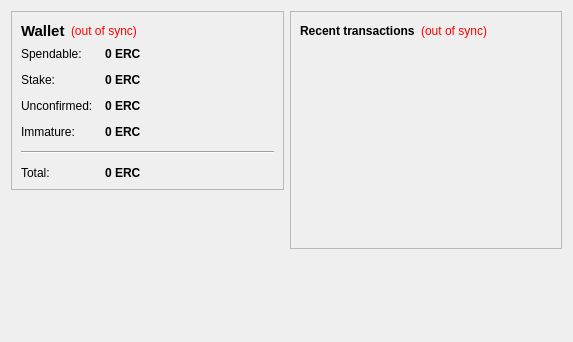
<?xml version="1.0" encoding="UTF-8"?>
<ui version="4.0">
 <class>OverviewPage</class>
 <widget class="QWidget" name="OverviewPage">
  <property name="geometry">
   <rect>
    <x>0</x>
    <y>0</y>
    <width>573</width>
    <height>342</height>
   </rect>
  </property>
  <property name="windowTitle">
   <string>Form</string>
  </property>
  <layout class="QHBoxLayout" name="horizontalLayout" stretch="1,1">
   <item>
    <layout class="QVBoxLayout" name="verticalLayout_2">
     <item>
      <widget class="QFrame" name="frame">
       <property name="frameShape">
        <enum>QFrame::StyledPanel</enum>
       </property>
       <property name="frameShadow">
        <enum>QFrame::Raised</enum>
       </property>
       <layout class="QVBoxLayout" name="verticalLayout_4">
        <item>
         <layout class="QHBoxLayout" name="horizontalLayout_4">
          <item>
           <widget class="QLabel" name="label_5">
            <property name="font">
             <font>
              <pointsize>11</pointsize>
              <weight>75</weight>
              <bold>true</bold>
             </font>
            </property>
            <property name="text">
             <string>Wallet</string>
            </property>
           </widget>
          </item>
          <item>
           <widget class="QLabel" name="labelWalletStatus">
            <property name="toolTip">
             <string>The displayed information may be out of date. Your wallet automatically synchronizes with the Skynet network after a connection is established, but this process has not completed yet.</string>
            </property>
            <property name="styleSheet">
             <string notr="true">QLabel { color: red; }</string>
            </property>
            <property name="text">
             <string notr="true">(out of sync)</string>
            </property>
            <property name="alignment">
             <set>Qt::AlignLeading|Qt::AlignLeft|Qt::AlignVCenter</set>
            </property>
           </widget>
          </item>
          <item>
           <spacer name="horizontalSpacer_2">
            <property name="orientation">
             <enum>Qt::Horizontal</enum>
            </property>
            <property name="sizeHint" stdset="0">
             <size>
              <width>40</width>
              <height>20</height>
             </size>
            </property>
           </spacer>
          </item>
         </layout>
        </item>
        <item>
         <layout class="QFormLayout" name="formLayout_2">
          <property name="fieldGrowthPolicy">
           <enum>QFormLayout::AllNonFixedFieldsGrow</enum>
          </property>
          <property name="horizontalSpacing">
           <number>12</number>
          </property>
          <property name="verticalSpacing">
           <number>12</number>
          </property>
          <item row="0" column="0">
           <widget class="QLabel" name="label">
            <property name="text">
             <string>Spendable:</string>
            </property>
           </widget>
          </item>
          <item row="0" column="1">
           <widget class="QLabel" name="labelBalance">
            <property name="font">
             <font>
              <weight>75</weight>
              <bold>true</bold>
             </font>
            </property>
            <property name="cursor">
             <cursorShape>IBeamCursor</cursorShape>
            </property>
            <property name="toolTip">
             <string>Your current spendable balance</string>
            </property>
            <property name="text">
             <string notr="true">0 ERC</string>
            </property>
            <property name="textInteractionFlags">
             <set>Qt::LinksAccessibleByMouse|Qt::TextSelectableByKeyboard|Qt::TextSelectableByMouse</set>
            </property>
           </widget>
          </item>
          <item row="1" column="0">
           <widget class="QLabel" name="label_6">
            <property name="text">
             <string>Stake:</string>
            </property>
           </widget>
          </item>
          <item row="1" column="1">
           <widget class="QLabel" name="labelStake">
            <property name="font">
             <font>
              <weight>75</weight>
              <bold>true</bold>
             </font>
            </property>
            <property name="cursor">
             <cursorShape>IBeamCursor</cursorShape>
            </property>
            <property name="toolTip">
             <string>Total of coins that was staked, and do not yet count toward the current balance</string>
            </property>
            <property name="text">
             <string notr="true">0 ERC</string>
            </property>
            <property name="textInteractionFlags">
             <set>Qt::LinksAccessibleByMouse|Qt::TextSelectableByKeyboard|Qt::TextSelectableByMouse</set>
            </property>
           </widget>
          </item>
          <item row="2" column="0">
           <widget class="QLabel" name="label_3">
            <property name="text">
             <string>Unconfirmed:</string>
            </property>
           </widget>
          </item>
          <item row="2" column="1">
           <widget class="QLabel" name="labelUnconfirmed">
            <property name="font">
             <font>
              <weight>75</weight>
              <bold>true</bold>
             </font>
            </property>
            <property name="cursor">
             <cursorShape>IBeamCursor</cursorShape>
            </property>
            <property name="toolTip">
             <string>Total of transactions that have yet to be confirmed, and do not yet count toward the current balance</string>
            </property>
            <property name="text">
             <string notr="true">0 ERC</string>
            </property>
            <property name="textInteractionFlags">
             <set>Qt::LinksAccessibleByMouse|Qt::TextSelectableByKeyboard|Qt::TextSelectableByMouse</set>
            </property>
           </widget>
          </item>
          <item row="3" column="0">
           <widget class="QLabel" name="labelImmatureText">
            <property name="text">
             <string>Immature:</string>
            </property>
           </widget>
          </item>
          <item row="3" column="1">
           <widget class="QLabel" name="labelImmature">
            <property name="font">
             <font>
              <weight>75</weight>
              <bold>true</bold>
             </font>
            </property>
            <property name="toolTip">
             <string>Mined balance that has not yet matured</string>
            </property>
            <property name="text">
             <string notr="true">0 ERC</string>
            </property>
            <property name="textInteractionFlags">
             <set>Qt::LinksAccessibleByMouse|Qt::TextSelectableByKeyboard|Qt::TextSelectableByMouse</set>
            </property>
           </widget>
          </item>
          <item row="4" column="0" colspan="2">
           <widget class="Line" name="line">
            <property name="orientation">
             <enum>Qt::Horizontal</enum>
            </property>
           </widget>
          </item>
          <item row="5" column="0">
           <widget class="QLabel" name="labelTotalText">
            <property name="text">
             <string>Total:</string>
            </property>
           </widget>
          </item>
          <item row="5" column="1">
           <widget class="QLabel" name="labelTotal">
            <property name="font">
             <font>
              <weight>75</weight>
              <bold>true</bold>
             </font>
            </property>
            <property name="cursor">
             <cursorShape>IBeamCursor</cursorShape>
            </property>
            <property name="toolTip">
             <string>Your current total balance</string>
            </property>
            <property name="text">
             <string notr="true">0 ERC</string>
            </property>
            <property name="textInteractionFlags">
             <set>Qt::LinksAccessibleByMouse|Qt::TextSelectableByKeyboard|Qt::TextSelectableByMouse</set>
            </property>
           </widget>
          </item>
         </layout>
        </item>
       </layout>
      </widget>
     </item>
     <item>
      <spacer name="verticalSpacer_3">
       <property name="orientation">
        <enum>Qt::Vertical</enum>
       </property>
       <property name="sizeHint" stdset="0">
        <size>
         <width>20</width>
         <height>40</height>
        </size>
       </property>
      </spacer>
     </item>
     <item>
      <widget class="QLabel" name="label_2">
       <property name="text">
        <string/>
       </property>
       <property name="pixmap">
        <pixmap resource="../bitcoin.qrc">:/images/backg</pixmap>
       </property>
       <property name="scaledContents">
        <bool>false</bool>
       </property>
       <property name="alignment">
        <set>Qt::AlignCenter</set>
       </property>
      </widget>
     </item>
     <item>
      <spacer name="verticalSpacer">
       <property name="orientation">
        <enum>Qt::Vertical</enum>
       </property>
       <property name="sizeHint" stdset="0">
        <size>
         <width>20</width>
         <height>40</height>
        </size>
       </property>
      </spacer>
     </item>
    </layout>
   </item>
   <item>
    <layout class="QVBoxLayout" name="verticalLayout_3">
     <item>
      <widget class="QFrame" name="frame_2">
       <property name="frameShape">
        <enum>QFrame::StyledPanel</enum>
       </property>
       <property name="frameShadow">
        <enum>QFrame::Raised</enum>
       </property>
       <layout class="QVBoxLayout" name="verticalLayout">
        <item>
         <layout class="QHBoxLayout" name="horizontalLayout_2">
          <item>
           <widget class="QLabel" name="label_4">
            <property name="text">
             <string>&lt;b&gt;Recent transactions&lt;/b&gt;</string>
            </property>
           </widget>
          </item>
          <item>
           <widget class="QLabel" name="labelTransactionsStatus">
            <property name="toolTip">
             <string>The displayed information may be out of date. Your wallet automatically synchronizes with the Skynet network after a connection is established, but this process has not completed yet.</string>
            </property>
            <property name="styleSheet">
             <string notr="true">QLabel { color: red; }</string>
            </property>
            <property name="text">
             <string notr="true">(out of sync)</string>
            </property>
            <property name="alignment">
             <set>Qt::AlignRight|Qt::AlignTrailing|Qt::AlignVCenter</set>
            </property>
           </widget>
          </item>
          <item>
           <spacer name="horizontalSpacer">
            <property name="orientation">
             <enum>Qt::Horizontal</enum>
            </property>
            <property name="sizeHint" stdset="0">
             <size>
              <width>40</width>
              <height>20</height>
             </size>
            </property>
           </spacer>
          </item>
         </layout>
        </item>
        <item>
         <widget class="QListView" name="listTransactions">
          <property name="styleSheet">
           <string notr="true">QListView { background: transparent; }</string>
          </property>
          <property name="frameShape">
           <enum>QFrame::NoFrame</enum>
          </property>
          <property name="verticalScrollBarPolicy">
           <enum>Qt::ScrollBarAlwaysOff</enum>
          </property>
          <property name="horizontalScrollBarPolicy">
           <enum>Qt::ScrollBarAlwaysOff</enum>
          </property>
          <property name="selectionMode">
           <enum>QAbstractItemView::NoSelection</enum>
          </property>
         </widget>
        </item>
       </layout>
      </widget>
     </item>
     <item>
      <spacer name="verticalSpacer_2">
       <property name="orientation">
        <enum>Qt::Vertical</enum>
       </property>
       <property name="sizeHint" stdset="0">
        <size>
         <width>20</width>
         <height>40</height>
        </size>
       </property>
      </spacer>
     </item>
    </layout>
   </item>
  </layout>
 </widget>
 <resources>
  <include location="../bitcoin.qrc"/>
 </resources>
 <connections/>
</ui>
